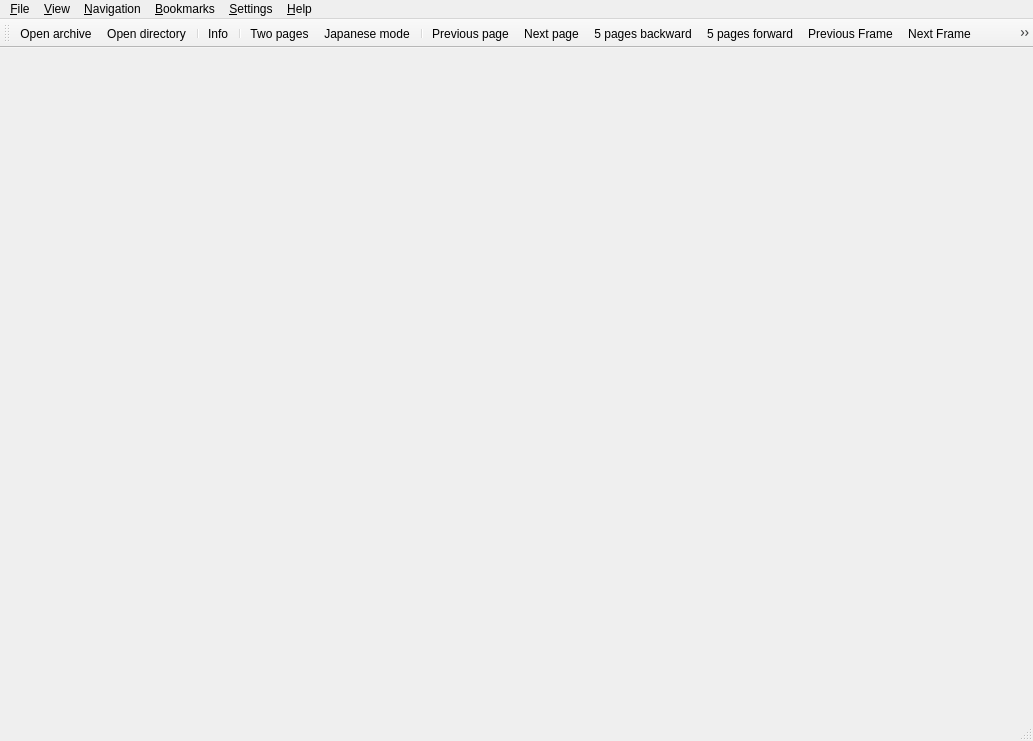
<?xml version="1.0" encoding="UTF-8"?>
<ui version="4.0">
 <class>ComicMainWindow</class>
 <widget class="QMainWindow" name="ComicMainWindow">
  <property name="geometry">
   <rect>
    <x>0</x>
    <y>0</y>
    <width>1033</width>
    <height>741</height>
   </rect>
  </property>
  <property name="minimumSize">
   <size>
    <width>320</width>
    <height>200</height>
   </size>
  </property>
  <property name="acceptDrops">
   <bool>true</bool>
  </property>
  <property name="windowTitle">
   <string>QComicBook</string>
  </property>
  <property name="windowIcon">
   <iconset resource="../data/qcomicbook.qrc">
    <normaloff>:/icons/qcomicbook.png</normaloff>:/icons/qcomicbook.png</iconset>
  </property>
  <widget class="QStackedWidget" name="viewStack"/>
  <widget class="QMenuBar" name="menubar">
   <property name="geometry">
    <rect>
     <x>0</x>
     <y>0</y>
     <width>1033</width>
     <height>27</height>
    </rect>
   </property>
   <widget class="QMenu" name="menuFile">
    <property name="title">
     <string>&amp;File</string>
    </property>
    <addaction name="actionOpenArchive"/>
    <addaction name="actionOpenDirectory"/>
    <addaction name="actionOpenNext"/>
    <addaction name="actionOpenPrevious"/>
    <addaction name="separator"/>
    <addaction name="actionShowInfo"/>
    <addaction name="separator"/>
    <addaction name="actionPrint"/>
    <addaction name="actionSavePageAs"/>
    <addaction name="separator"/>
    <addaction name="actionClose"/>
    <addaction name="separator"/>
    <addaction name="actionQuit"/>
   </widget>
   <widget class="QMenu" name="menuView">
    <property name="title">
     <string>&amp;View</string>
    </property>
    <widget class="QMenu" name="menuLens">
     <property name="title">
      <string>Lens</string>
     </property>
     <addaction name="actionLens"/>
     <addaction name="separator"/>
     <addaction name="action200"/>
     <addaction name="action300"/>
     <addaction name="action400"/>
     <addaction name="action800"/>
    </widget>
    <addaction name="actionOriginalSize"/>
    <addaction name="actionFitWidth"/>
    <addaction name="actionFitHeight"/>
    <addaction name="actionWholePage"/>
    <addaction name="actionBestFit"/>
    <addaction name="menuLens"/>
    <addaction name="separator"/>
    <addaction name="actionRotateRight"/>
    <addaction name="actionRotateLeft"/>
    <addaction name="actionNoRotation"/>
    <addaction name="actionTogglePreserveRotation"/>
    <addaction name="separator"/>
    <addaction name="actionTwoPages"/>
    <addaction name="actionMangaMode"/>
    <addaction name="separator"/>
    <addaction name="actionSimpleView"/>
    <addaction name="actionContinuousView"/>
    <addaction name="actionFrameView"/>
    <addaction name="separator"/>
    <addaction name="actionFullscreen"/>
   </widget>
   <widget class="QMenu" name="menuNavigation">
    <property name="title">
     <string>&amp;Navigation</string>
    </property>
    <addaction name="actionNextPage"/>
    <addaction name="actionPreviousPage"/>
    <addaction name="separator"/>
    <addaction name="actionNextFrame"/>
    <addaction name="actionPreviousFrame"/>
    <addaction name="separator"/>
    <addaction name="actionForwardPage"/>
    <addaction name="actionBackwardPage"/>
    <addaction name="separator"/>
    <addaction name="actionJumpToPage"/>
    <addaction name="actionFirstPage"/>
    <addaction name="actionLastPage"/>
    <addaction name="separator"/>
    <addaction name="actionPageTop"/>
    <addaction name="actionPageBottom"/>
   </widget>
   <widget class="QMenu" name="menuBookmarks">
    <property name="title">
     <string>&amp;Bookmarks</string>
    </property>
    <addaction name="actionSetBookmark"/>
    <addaction name="actionRemoveBookmark"/>
    <addaction name="actionManageBookmarks"/>
    <addaction name="separator"/>
   </widget>
   <widget class="QMenu" name="menuSettings">
    <property name="title">
     <string>&amp;Settings</string>
    </property>
    <addaction name="actionToggleScrollbars"/>
    <addaction name="actionToggleStatusbar"/>
    <addaction name="separator"/>
    <addaction name="actionConfigure"/>
   </widget>
   <widget class="QMenu" name="menuHelp">
    <property name="title">
     <string>&amp;Help</string>
    </property>
    <addaction name="actionShowSystemInfo"/>
    <addaction name="separator"/>
    <addaction name="actionShowAbout"/>
    <addaction name="actionAboutDonating"/>
    <addaction name="actionAboutQt"/>
   </widget>
   <addaction name="menuFile"/>
   <addaction name="menuView"/>
   <addaction name="menuNavigation"/>
   <addaction name="menuBookmarks"/>
   <addaction name="menuSettings"/>
   <addaction name="menuHelp"/>
  </widget>
  <widget class="QStatusBar" name="statusbar"/>
  <widget class="QToolBar" name="toolBar">
   <property name="windowTitle">
    <string>Toolbar</string>
   </property>
   <attribute name="toolBarArea">
    <enum>TopToolBarArea</enum>
   </attribute>
   <attribute name="toolBarBreak">
    <bool>false</bool>
   </attribute>
   <addaction name="actionOpenArchive"/>
   <addaction name="actionOpenDirectory"/>
   <addaction name="separator"/>
   <addaction name="actionShowInfo"/>
   <addaction name="separator"/>
   <addaction name="actionTwoPages"/>
   <addaction name="actionMangaMode"/>
   <addaction name="separator"/>
   <addaction name="actionPreviousPage"/>
   <addaction name="actionNextPage"/>
   <addaction name="actionBackwardPage"/>
   <addaction name="actionForwardPage"/>
   <addaction name="actionPreviousFrame"/>
   <addaction name="actionNextFrame"/>
   <addaction name="actionPageTop"/>
   <addaction name="actionPageBottom"/>
   <addaction name="separator"/>
   <addaction name="actionOriginalSize"/>
   <addaction name="actionFitWidth"/>
   <addaction name="actionFitHeight"/>
   <addaction name="actionWholePage"/>
   <addaction name="actionBestFit"/>
   <addaction name="actionLens"/>
   <addaction name="separator"/>
   <addaction name="actionRotateRight"/>
   <addaction name="actionRotateLeft"/>
  </widget>
  <action name="actionOpenArchive">
   <property name="icon">
    <iconset resource="../data/qcomicbook.qrc">
     <normaloff>:/icons/openarch.png</normaloff>:/icons/openarch.png</iconset>
   </property>
   <property name="text">
    <string>Open archive</string>
   </property>
   <property name="shortcut">
    <string>Ctrl+O</string>
   </property>
  </action>
  <action name="actionOpenDirectory">
   <property name="icon">
    <iconset resource="../data/qcomicbook.qrc">
     <normaloff>:/icons/opendir.png</normaloff>:/icons/opendir.png</iconset>
   </property>
   <property name="text">
    <string>Open directory</string>
   </property>
   <property name="shortcut">
    <string>Ctrl+D</string>
   </property>
  </action>
  <action name="actionOpenNext">
   <property name="text">
    <string>Open next</string>
   </property>
   <property name="shortcut">
    <string>Ctrl+N</string>
   </property>
  </action>
  <action name="actionOpenPrevious">
   <property name="text">
    <string>Open previous</string>
   </property>
   <property name="shortcut">
    <string>Ctrl+P</string>
   </property>
  </action>
  <action name="actionSavePageAs">
   <property name="text">
    <string>Save page as</string>
   </property>
  </action>
  <action name="actionShowInfo">
   <property name="icon">
    <iconset resource="../data/qcomicbook.qrc">
     <normaloff>:/icons/info.png</normaloff>:/icons/info.png</iconset>
   </property>
   <property name="text">
    <string>Info</string>
   </property>
   <property name="shortcut">
    <string>Alt+I</string>
   </property>
  </action>
  <action name="actionClose">
   <property name="text">
    <string>Close</string>
   </property>
  </action>
  <action name="actionQuit">
   <property name="text">
    <string>Quit</string>
   </property>
   <property name="shortcut">
    <string>Ctrl+Q</string>
   </property>
   <property name="menuRole">
    <enum>QAction::QuitRole</enum>
   </property>
  </action>
  <action name="actionOriginalSize">
   <property name="checkable">
    <bool>true</bool>
   </property>
   <property name="icon">
    <iconset resource="../data/qcomicbook.qrc">
     <normaloff>:/icons/orgsize.png</normaloff>:/icons/orgsize.png</iconset>
   </property>
   <property name="text">
    <string>Original size</string>
   </property>
   <property name="shortcut">
    <string>Alt+O</string>
   </property>
  </action>
  <action name="actionFitWidth">
   <property name="checkable">
    <bool>true</bool>
   </property>
   <property name="icon">
    <iconset resource="../data/qcomicbook.qrc">
     <normaloff>:/icons/fitwidth.png</normaloff>:/icons/fitwidth.png</iconset>
   </property>
   <property name="text">
    <string>Fit width</string>
   </property>
   <property name="shortcut">
    <string>Alt+W</string>
   </property>
  </action>
  <action name="actionFitHeight">
   <property name="checkable">
    <bool>true</bool>
   </property>
   <property name="icon">
    <iconset resource="../data/qcomicbook.qrc">
     <normaloff>:/icons/fitheight.png</normaloff>:/icons/fitheight.png</iconset>
   </property>
   <property name="text">
    <string>Fit height</string>
   </property>
   <property name="shortcut">
    <string>Alt+H</string>
   </property>
  </action>
  <action name="actionWholePage">
   <property name="checkable">
    <bool>true</bool>
   </property>
   <property name="icon">
    <iconset resource="../data/qcomicbook.qrc">
     <normaloff>:/icons/wholepage.png</normaloff>:/icons/wholepage.png</iconset>
   </property>
   <property name="text">
    <string>Whole page</string>
   </property>
   <property name="shortcut">
    <string>Alt+A</string>
   </property>
  </action>
  <action name="actionBestFit">
   <property name="checkable">
    <bool>true</bool>
   </property>
   <property name="icon">
    <iconset resource="../data/qcomicbook.qrc">
     <normaloff>:/icons/bestfit.png</normaloff>:/icons/bestfit.png</iconset>
   </property>
   <property name="text">
    <string>Best fit</string>
   </property>
   <property name="shortcut">
    <string>Alt+B</string>
   </property>
  </action>
  <action name="actionRotateRight">
   <property name="icon">
    <iconset resource="../data/qcomicbook.qrc">
     <normaloff>:/icons/rright.png</normaloff>:/icons/rright.png</iconset>
   </property>
   <property name="text">
    <string>Rotate right</string>
   </property>
  </action>
  <action name="actionRotateLeft">
   <property name="icon">
    <iconset resource="../data/qcomicbook.qrc">
     <normaloff>:/icons/rleft.png</normaloff>:/icons/rleft.png</iconset>
   </property>
   <property name="text">
    <string>Rotate left</string>
   </property>
  </action>
  <action name="actionNoRotation">
   <property name="text">
    <string>No rotation</string>
   </property>
  </action>
  <action name="actionTogglePreserveRotation">
   <property name="checkable">
    <bool>true</bool>
   </property>
   <property name="text">
    <string>Preserve rotation</string>
   </property>
  </action>
  <action name="actionTwoPages">
   <property name="checkable">
    <bool>true</bool>
   </property>
   <property name="icon">
    <iconset resource="../data/qcomicbook.qrc">
     <normaloff>:/icons/twopages.png</normaloff>:/icons/twopages.png</iconset>
   </property>
   <property name="text">
    <string>Two pages</string>
   </property>
   <property name="shortcut">
    <string>Ctrl+T</string>
   </property>
  </action>
  <action name="actionMangaMode">
   <property name="checkable">
    <bool>true</bool>
   </property>
   <property name="icon">
    <iconset resource="../data/qcomicbook.qrc">
     <normaloff>:/icons/japanese.png</normaloff>:/icons/japanese.png</iconset>
   </property>
   <property name="text">
    <string>Japanese mode</string>
   </property>
   <property name="shortcut">
    <string>Ctrl+J</string>
   </property>
  </action>
  <action name="actionFullscreen">
   <property name="text">
    <string>Fullscreen</string>
   </property>
   <property name="shortcut">
    <string>F11</string>
   </property>
  </action>
  <action name="actionNextPage">
   <property name="icon">
    <iconset resource="../data/qcomicbook.qrc">
     <normaloff>:/icons/nextpage.png</normaloff>:/icons/nextpage.png</iconset>
   </property>
   <property name="text">
    <string>Next page</string>
   </property>
   <property name="shortcut">
    <string>PgDown</string>
   </property>
  </action>
  <action name="actionPreviousPage">
   <property name="icon">
    <iconset resource="../data/qcomicbook.qrc">
     <normaloff>:/icons/prevpage.png</normaloff>:/icons/prevpage.png</iconset>
   </property>
   <property name="text">
    <string>Previous page</string>
   </property>
   <property name="shortcut">
    <string>PgUp</string>
   </property>
  </action>
  <action name="actionForwardPage">
   <property name="icon">
    <iconset resource="../data/qcomicbook.qrc">
     <normaloff>:/icons/fforward.png</normaloff>:/icons/fforward.png</iconset>
   </property>
   <property name="text">
    <string>5 pages forward</string>
   </property>
  </action>
  <action name="actionBackwardPage">
   <property name="icon">
    <iconset resource="../data/qcomicbook.qrc">
     <normaloff>:/icons/fbackward.png</normaloff>:/icons/fbackward.png</iconset>
   </property>
   <property name="text">
    <string>5 pages backward</string>
   </property>
  </action>
  <action name="actionJumpToPage">
   <property name="text">
    <string>Go to page...</string>
   </property>
  </action>
  <action name="actionFirstPage">
   <property name="text">
    <string>First page</string>
   </property>
   <property name="shortcut">
    <string>Ctrl+Home</string>
   </property>
  </action>
  <action name="actionLastPage">
   <property name="text">
    <string>Last page</string>
   </property>
   <property name="shortcut">
    <string>Ctrl+End</string>
   </property>
  </action>
  <action name="actionPageTop">
   <property name="icon">
    <iconset resource="../data/qcomicbook.qrc">
     <normaloff>:/icons/pagetop.png</normaloff>:/icons/pagetop.png</iconset>
   </property>
   <property name="text">
    <string>Page top</string>
   </property>
   <property name="shortcut">
    <string>Home</string>
   </property>
  </action>
  <action name="actionPageBottom">
   <property name="icon">
    <iconset resource="../data/qcomicbook.qrc">
     <normaloff>:/icons/pagebottom.png</normaloff>:/icons/pagebottom.png</iconset>
   </property>
   <property name="text">
    <string>Page bottom</string>
   </property>
   <property name="shortcut">
    <string>End</string>
   </property>
  </action>
  <action name="actionContinuousView">
   <property name="checkable">
    <bool>true</bool>
   </property>
   <property name="text">
    <string>Continuous view</string>
   </property>
  </action>
  <action name="actionSetBookmark">
   <property name="icon">
    <iconset resource="../data/qcomicbook.qrc">
     <normaloff>:/icons/bookmark.png</normaloff>:/icons/bookmark.png</iconset>
   </property>
   <property name="text">
    <string>Add bookmark</string>
   </property>
  </action>
  <action name="actionRemoveBookmark">
   <property name="text">
    <string>Remove bookmark</string>
   </property>
  </action>
  <action name="actionManageBookmarks">
   <property name="text">
    <string>Manage bookmarks</string>
   </property>
  </action>
  <action name="actionToggleScrollbars">
   <property name="checkable">
    <bool>true</bool>
   </property>
   <property name="text">
    <string>Scrollbars</string>
   </property>
  </action>
  <action name="actionToggleStatusbar">
   <property name="checkable">
    <bool>true</bool>
   </property>
   <property name="text">
    <string>Statusbar</string>
   </property>
  </action>
  <action name="actionConfigure">
   <property name="icon">
    <iconset resource="../data/qcomicbook.qrc">
     <normaloff>:/icons/settings.png</normaloff>:/icons/settings.png</iconset>
   </property>
   <property name="text">
    <string>Configure QComicBook</string>
   </property>
   <property name="menuRole">
    <enum>QAction::PreferencesRole</enum>
   </property>
  </action>
  <action name="actionShowSystemInfo">
   <property name="text">
    <string>System information</string>
   </property>
  </action>
  <action name="actionShowAbout">
   <property name="text">
    <string>About</string>
   </property>
   <property name="menuRole">
    <enum>QAction::AboutRole</enum>
   </property>
  </action>
  <action name="actionScrollRight">
   <property name="text">
    <string>Scroll right</string>
   </property>
   <property name="shortcut">
    <string>Right</string>
   </property>
  </action>
  <action name="actionScrollLeft">
   <property name="text">
    <string>Scroll left</string>
   </property>
   <property name="shortcut">
    <string>Left</string>
   </property>
  </action>
  <action name="actionJumpDown">
   <property name="text">
    <string>Jump down</string>
   </property>
   <property name="shortcut">
    <string>Space</string>
   </property>
  </action>
  <action name="actionJumpUp">
   <property name="text">
    <string>Jump up</string>
   </property>
   <property name="shortcut">
    <string>Backspace</string>
   </property>
  </action>
  <action name="actionScrollRightFast">
   <property name="text">
    <string>Scroll right fast</string>
   </property>
   <property name="shortcut">
    <string>Shift+Right</string>
   </property>
  </action>
  <action name="actionScrollLeftFast">
   <property name="text">
    <string>Scroll left fast</string>
   </property>
   <property name="shortcut">
    <string>Shift+Left</string>
   </property>
  </action>
  <action name="actionScrollUpFast">
   <property name="text">
    <string>Scroll up fast</string>
   </property>
   <property name="shortcut">
    <string>Shift+Up</string>
   </property>
  </action>
  <action name="actionScrollDownFast">
   <property name="text">
    <string>Scroll down fast</string>
   </property>
   <property name="shortcut">
    <string>Shift+Down</string>
   </property>
  </action>
  <action name="actionScrollUp">
   <property name="text">
    <string>Scroll up</string>
   </property>
   <property name="shortcut">
    <string>Up</string>
   </property>
  </action>
  <action name="actionScrollDown">
   <property name="text">
    <string>Scroll down</string>
   </property>
   <property name="shortcut">
    <string>Down</string>
   </property>
  </action>
  <action name="actionLens">
   <property name="checkable">
    <bool>true</bool>
   </property>
   <property name="icon">
    <iconset resource="../data/qcomicbook.qrc">
     <normaloff>:/icons/lens.png</normaloff>:/icons/lens.png</iconset>
   </property>
   <property name="text">
    <string>Lens</string>
   </property>
   <property name="shortcut">
    <string>L</string>
   </property>
  </action>
  <action name="actionPrint">
   <property name="text">
    <string>Print</string>
   </property>
  </action>
  <action name="actionFrameView">
   <property name="checkable">
    <bool>true</bool>
   </property>
   <property name="text">
    <string>Frame view</string>
   </property>
  </action>
  <action name="actionSimpleView">
   <property name="checkable">
    <bool>true</bool>
   </property>
   <property name="text">
    <string>Simple view</string>
   </property>
  </action>
  <action name="actionNextFrame">
   <property name="icon">
    <iconset resource="../data/qcomicbook.qrc">
     <normaloff>:/icons/nextframe.png</normaloff>:/icons/nextframe.png</iconset>
   </property>
   <property name="text">
    <string>Next Frame</string>
   </property>
  </action>
  <action name="actionPreviousFrame">
   <property name="icon">
    <iconset resource="../data/qcomicbook.qrc">
     <normaloff>:/icons/prevframe.png</normaloff>:/icons/prevframe.png</iconset>
   </property>
   <property name="text">
    <string>Previous Frame</string>
   </property>
  </action>
  <action name="actionAboutQt">
   <property name="text">
    <string>About Qt</string>
   </property>
  </action>
  <action name="actionAboutDonating">
   <property name="text">
    <string>About donating</string>
   </property>
  </action>
  <action name="action200">
   <property name="checkable">
    <bool>true</bool>
   </property>
   <property name="text">
    <string>200 %</string>
   </property>
   <property name="toolTip">
    <string>200 %</string>
   </property>
  </action>
  <action name="action400">
   <property name="checkable">
    <bool>true</bool>
   </property>
   <property name="text">
    <string>400 %</string>
   </property>
   <property name="toolTip">
    <string>400 %</string>
   </property>
  </action>
  <action name="action800">
   <property name="checkable">
    <bool>true</bool>
   </property>
   <property name="text">
    <string>800 %</string>
   </property>
   <property name="toolTip">
    <string>800 %</string>
   </property>
  </action>
  <action name="action300">
   <property name="checkable">
    <bool>true</bool>
   </property>
   <property name="text">
    <string>300 %</string>
   </property>
  </action>
 </widget>
 <resources>
  <include location="../data/qcomicbook.qrc"/>
 </resources>
 <connections/>
</ui>
